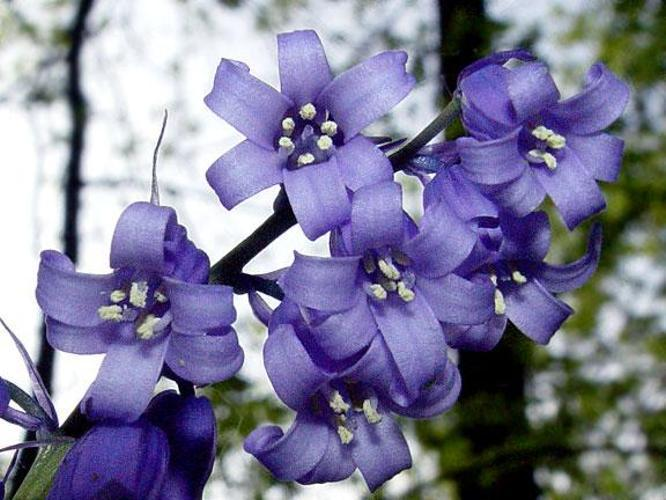
#> input picture SIT315 PROJECT/Flower database/dataset/train/bluebell/12.jpg, 666 x 500 px, given in place of 1.jpg, which was not available
$ jupyter execute --allow-errors global.ipynb   (older library calls are emulated)
#> lines starting #> are read from the running program, lines starting #| are printed output that depends on the picture; pictures that were not available may be replaced by others from this repository, and a replacement may not be noted
#> further down, image is the input picture: shape (500, 666, 3); mean B, G, R 150.6, 124.3, 125.5
#> `image = cv2.resize(image, fixed_size)`:
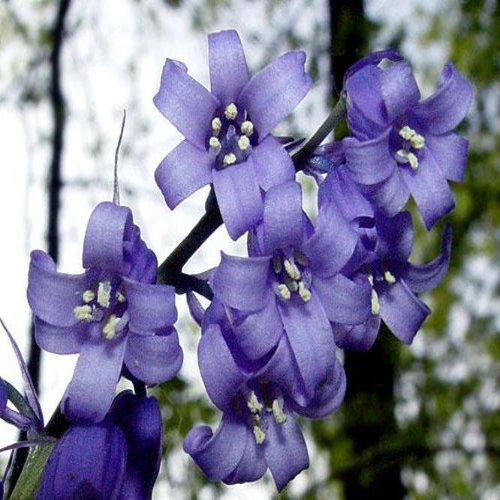
#> image: shape (500, 500, 3); mean B, G, R 150.6, 124.3, 125.5
[cell 1]
#-----------------------------------
# GLOBAL FEATURE EXTRACTION
#-----------------------------------
from sklearn.preprocessing import LabelEncoder
from sklearn.preprocessing import MinMaxScaler
import numpy as np
import mahotas
import cv2
import os
import h5py

#--------------------
# tunable-parameters
#--------------------
images_per_class = 80
fixed_size       = tuple((500, 500))
train_path       = "dataset/train"
h5_data          = 'output/data.h5'
h5_labels        = 'output/labels.h5'
bins             = 8

# feature-descriptor-1: Hu Moments
def fd_hu_moments(image):
    image = cv2.cvtColor(image, cv2.COLOR_BGR2GRAY)
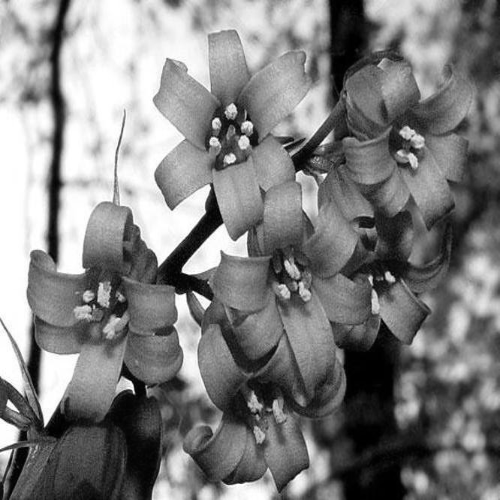
#> image: shape (500, 500); min 0, max 255, mean 127.7
    feature = cv2.HuMoments(cv2.moments(image)).flatten()
#> feature = [0.00126, 9.83e-09, 2.3e-12, 6.65e-11, -6.51e-22, 6.07e-15, -5.04e-22]
#> `fv_hu_moments = fd_hu_moments(image)`: fv_hu_moments has the same summary as feature in fd_hu_moments
    return feature

# feature-descriptor-2: Haralick Texture
def fd_haralick(image):
    # convert the image to grayscale
    gray = cv2.cvtColor(image, cv2.COLOR_BGR2GRAY)
    # compute the haralick texture feature vector
    haralick = mahotas.features.haralick(gray).mean(axis=0)
    # return the result
    return haralick

# feature-descriptor-3: Color Histogram
def fd_histogram(image, mask=None):
    # convert the image to HSV color-space
    image = cv2.cvtColor(image, cv2.COLOR_BGR2HSV)
    # compute the color histogram
    hist  = cv2.calcHist([image], [0, 1, 2], None, [bins, bins, bins], [0, 256, 0, 256, 0, 256])
    # normalize the histogram
    cv2.normalize(hist, hist)
    # return the histogram
    return hist.flatten()

# get the training labels
train_labels = os.listdir(train_path)

# sort the training labels
train_labels.sort()
print(train_labels)

# empty lists to hold feature vectors and labels
global_features = []
labels          = []

# loop over the training data sub-folders
#> (the rest of this cell did not finish here and is left out)

$ run again, on SIT315 PROJECT/Flower database/dataset/train/coltsfoot/1.jpg
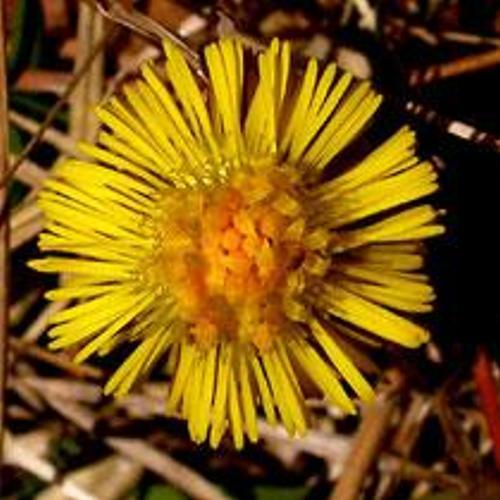
#> input picture SIT315 PROJECT/Flower database/dataset/train/coltsfoot/1.jpg, 500 x 500 px, found by its file name
#> image is the input picture: shape (500, 500, 3); mean B, G, R 20.4, 86.8, 122.8
#> in fd_hu_moments, `image = cv2.cvtColor(image, cv2.COLOR_BGR2GRAY)`:
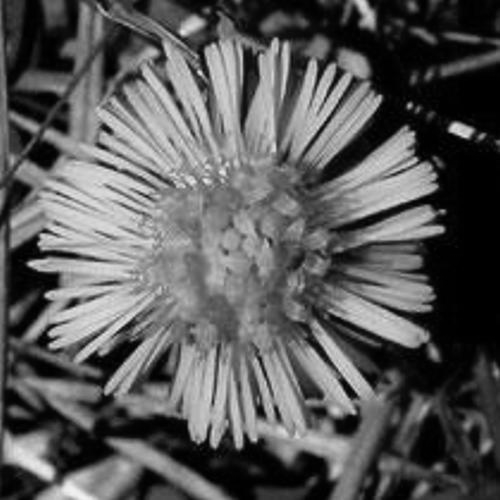
#> image: shape (500, 500); min 0, max 242, mean 90
#> feature = [0.00139, 1.29e-08, 1.58e-11, 2.36e-11, 1.68e-22, 7.09e-16, -4.24e-22]
#> fv_hu_moments has the same summary as feature in fd_hu_moments
